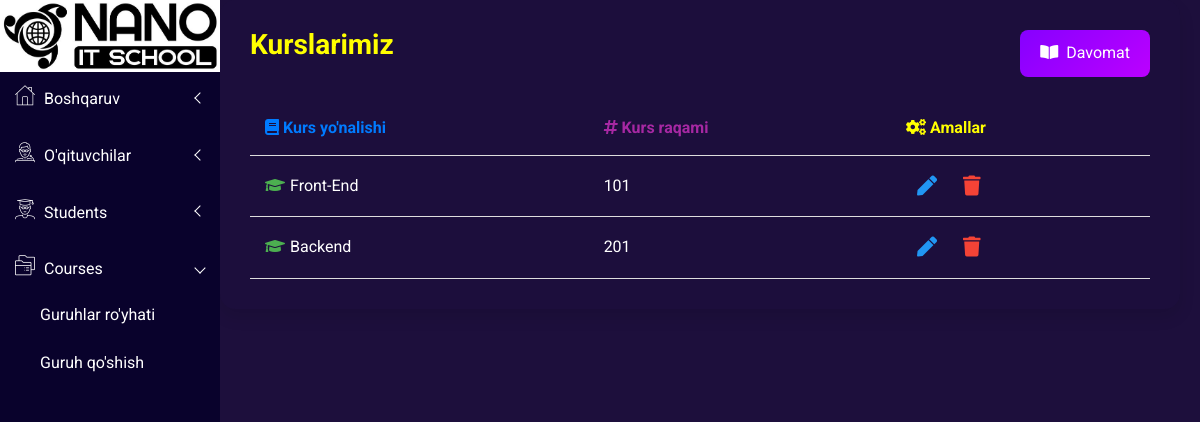
The page /all-courses/ on the database its author committed.
### main/models.py (models this page shows, shortened)
class add_course_model(models.Model):
    name = models.CharField(max_length=150)
    time = models.CharField(max_length=90)
    course_price = models.CharField(max_length=150)
    department = models.CharField(max_length=150)
    description = models.TextField()
    days = models.CharField(max_length=200)
    professor = models.ForeignKey('ProfileUser', on_delete=models.CASCADE, limit_choices_to={'role': 'teacher'})

### main/views.py (the view)
# urls.py: path('all-courses/', all_courses_view),
def all_courses_view(request):
    query = request.GET.get('q')
    if query:
        courses = add_course_model.objects.filter(
            Q(department__icontains=query) |
            Q(name__icontains=query)
        )
    else:
        courses = add_course_model.objects.all()
    context = {
        'courses': courses
    }
    return render(request, 'all-courses.html',context)

### main/context_processors.py (called while the page is built)
def unread_notifications_count(request):
    if request.user.is_authenticated:
        count = Notification.objects.filter(user=request.user, is_read=False).count()
        return {'unread_notifications_count': count}
    return {}

### templates/all-courses.html (shortened to what this page needs)
{% extends "base.html" %}
{% load static %}
{% block content %}
        <div class="courses-area">
            <div class="container-table">
                <div class="header">
                    <h1 style="color: yellow;">Kurslarimiz</h1>
                    <a href="/groups/"><button class="add-button"><i class="fas fa-book-open"></i>Davomat</button></a>
                </div>
                <table>
                    <thead>
                        <tr>
                            <th style="color: #007BFF;"><i class="fas fa-book"></i> Kurs yo'nalishi</th>
                            <th style="color: #a728a3;"><i class="fas fa-hashtag"></i> Kurs raqami</th>
                            <th style="color: yellow;"><i class="fas fa-cogs"></i> Amallar</th>
                        </tr>
                    </thead>
                    <tbody>
                        {% for i in courses %}
                        <tr>
                            <td><i class="fas fa-graduation-cap course-icon"></i>{{i.department}}</td>
                            <td>{{i.name}}</td>
                            <td>
                                <div class="actions">
                                    <a href="{% url 'edit_course' i.id %}">
                                        <button class="edit-btn"><i class="fas fa-pen"></i></button>
                                    </a>
                                    <a href="{% url 'delete_course' i.id %}">
                                        <button class="delete-btn"><i class="fas fa-trash"></i></button>
                                    </a>
                                </div>
                            </td>
                        </tr>
                        {% endfor %}
                    </tbody>
                </table>
            </div>
        </div>
{% endblock %}

### static/css/main.css (style rules this page uses)
html { color: #222; font-size: 1em; line-height: 1.4; }

### templates/all-courses.html (style rules this page uses)
.container-table { width: 80%; background-color: rgba(29, 15, 60, 0.3); border-radius: 15px; box-shadow: 0 8px 16px rgba(0, 0, 0, 0.1); padding: 30px; box-sizing: border-box; margin-left: 220px; transition: transform 0.3s ease; }
.container-table>.header { display: flex; justify-content: space-between; align-items: left; margin-bottom: 25px; }
.container-table>.header h1 { margin: 0; color: #333; font-size: 28px; }
.add-button { background: linear-gradient(135deg, #8600ff, #bb00ff); color: white; padding: 12px 20px; border: none; border-radius: 8px; text-decoration: none; font-size: 16px; cursor: pointer; transition: background-color 0.3s, transform 0.3s; }
.add-button i { margin-right: 8px; }
.container-table>table { width: 100%; border-collapse: collapse; border: none; }
thead { background-color: rgba(29, 15, 60, 0.3); }
th, td { padding: 15px; text-align: center; border-bottom: 1px solid #ddd; font-size: 16px; color: #fff; text-align: left !important; transition: background-color 0.3s; }
.actions button { background: none; border: none; cursor: pointer; margin: 0 5px; font-size: 20px; transition: transform 0.3s, color 0.3s; }
.edit-btn { color: #2196F3; }
.delete-btn { color: #f44336; }
.course-icon { color: #4CAF50; margin-right: 5px; }

### rows shown on the page
add_course_model: department "Front-End", name "101"
add_course_model: department "Backend", name "201"
